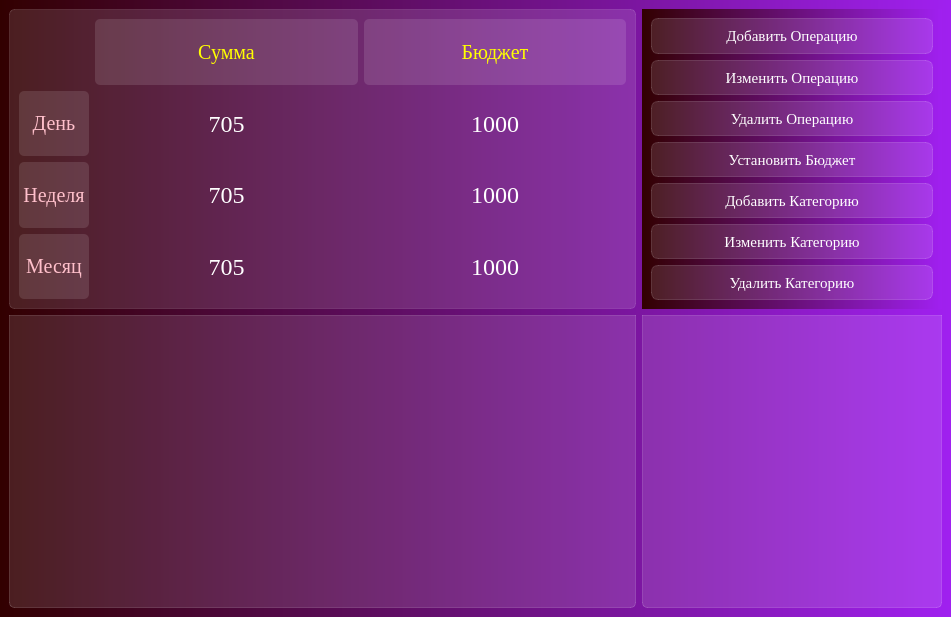
<?xml version="1.0" encoding="UTF-8"?>
<ui version="4.0">
 <class>MainWindow</class>
 <widget class="QMainWindow" name="MainWindow">
  <property name="geometry">
   <rect>
    <x>0</x>
    <y>0</y>
    <width>951</width>
    <height>617</height>
   </rect>
  </property>
  <property name="windowTitle">
   <string>Bookkeeper</string>
  </property>
  <property name="styleSheet">
   <string notr="true">background-color: gray</string>
  </property>
  <widget class="QWidget" name="centralwidget">
   <property name="enabled">
    <bool>true</bool>
   </property>
   <property name="styleSheet">
    <string notr="true">font-family: Georgia;

background-color: qlineargradient(spread:pad, x1:0, y1:0, x2:1, y2:0, stop:0 rgba(50, 0, 0, 255), stop:1 rgba(160, 32, 240, 255));</string>
   </property>
   <layout class="QVBoxLayout" name="verticalLayout_4">
    <item>
     <layout class="QVBoxLayout" name="verticalLayout_2">
      <item>
       <layout class="QHBoxLayout" name="horizontalLayout_6">
        <item>
         <widget class="QFrame" name="frame">
          <property name="maximumSize">
           <size>
            <width>1000</width>
            <height>1000</height>
           </size>
          </property>
          <property name="styleSheet">
           <string notr="true">background-color: rgba(255,255,255,30);
border: 1px solid rgba(255,255,255,30);
border-radius: 5px;</string>
          </property>
          <layout class="QVBoxLayout" name="verticalLayout">
           <item>
            <layout class="QHBoxLayout" name="horizontalLayout_4">
             <item>
              <widget class="QLabel" name="label_12">
               <property name="maximumSize">
                <size>
                 <width>70</width>
                 <height>16777215</height>
                </size>
               </property>
               <property name="styleSheet">
                <string notr="true">background-color: none;
border: none;</string>
               </property>
               <property name="text">
                <string/>
               </property>
              </widget>
             </item>
             <item>
              <widget class="QLabel" name="label">
               <property name="maximumSize">
                <size>
                 <width>300</width>
                 <height>16777215</height>
                </size>
               </property>
               <property name="styleSheet">
                <string notr="true">color: yellow;
font-weigth bold;
font-size: 15pt;
backgroung-color: none;
border: none;</string>
               </property>
               <property name="text">
                <string>Сумма</string>
               </property>
               <property name="alignment">
                <set>Qt::AlignCenter</set>
               </property>
              </widget>
             </item>
             <item>
              <widget class="QLabel" name="label_2">
               <property name="maximumSize">
                <size>
                 <width>300</width>
                 <height>16777215</height>
                </size>
               </property>
               <property name="styleSheet">
                <string notr="true">color: yellow;
font-weigth bold;
font-size: 15pt;
backgroung-color: nonergb(170, 170, 255);
border: none;</string>
               </property>
               <property name="text">
                <string>Бюджет</string>
               </property>
               <property name="alignment">
                <set>Qt::AlignCenter</set>
               </property>
              </widget>
             </item>
            </layout>
           </item>
           <item>
            <layout class="QHBoxLayout" name="horizontalLayout">
             <item>
              <widget class="QLabel" name="label_3">
               <property name="maximumSize">
                <size>
                 <width>70</width>
                 <height>16777215</height>
                </size>
               </property>
               <property name="styleSheet">
                <string notr="true">color: pink;
font-weigth bold;
font-size: 15pt;
backgroung-color: none;
border: none;</string>
               </property>
               <property name="text">
                <string>День</string>
               </property>
               <property name="alignment">
                <set>Qt::AlignCenter</set>
               </property>
              </widget>
             </item>
             <item>
              <widget class="QLabel" name="label_6">
               <property name="styleSheet">
                <string notr="true">background-color: none;
border: none;
font-size: 18pt;
color: white;</string>
               </property>
               <property name="text">
                <string>705</string>
               </property>
               <property name="alignment">
                <set>Qt::AlignCenter</set>
               </property>
              </widget>
             </item>
             <item>
              <widget class="QLabel" name="label_7">
               <property name="styleSheet">
                <string notr="true">background-color: none;
border: none;
font-size: 18pt;
color: white;</string>
               </property>
               <property name="text">
                <string>1000</string>
               </property>
               <property name="alignment">
                <set>Qt::AlignCenter</set>
               </property>
              </widget>
             </item>
            </layout>
           </item>
           <item>
            <layout class="QHBoxLayout" name="horizontalLayout_2">
             <item>
              <widget class="QLabel" name="label_4">
               <property name="maximumSize">
                <size>
                 <width>70</width>
                 <height>16777215</height>
                </size>
               </property>
               <property name="styleSheet">
                <string notr="true">color: pink;
font-weigth bold;
font-size: 15pt;
backgroung-color: none;
border: none;</string>
               </property>
               <property name="text">
                <string>Неделя</string>
               </property>
               <property name="alignment">
                <set>Qt::AlignCenter</set>
               </property>
              </widget>
             </item>
             <item>
              <widget class="QLabel" name="label_8">
               <property name="styleSheet">
                <string notr="true">background-color: none;
border: none;
font-size: 18pt;
color: white;</string>
               </property>
               <property name="text">
                <string>705</string>
               </property>
               <property name="alignment">
                <set>Qt::AlignCenter</set>
               </property>
              </widget>
             </item>
             <item>
              <widget class="QLabel" name="label_9">
               <property name="styleSheet">
                <string notr="true">background-color: none;
border: none;
font-size: 18pt;
color: white;</string>
               </property>
               <property name="text">
                <string>1000</string>
               </property>
               <property name="alignment">
                <set>Qt::AlignCenter</set>
               </property>
              </widget>
             </item>
            </layout>
           </item>
           <item>
            <layout class="QHBoxLayout" name="horizontalLayout_3">
             <item>
              <widget class="QLabel" name="label_5">
               <property name="maximumSize">
                <size>
                 <width>70</width>
                 <height>16777215</height>
                </size>
               </property>
               <property name="styleSheet">
                <string notr="true">color: pink;
font-weigth bold;
font-size: 15pt;
backgroung-color: none;
border: none;</string>
               </property>
               <property name="text">
                <string>Месяц</string>
               </property>
               <property name="alignment">
                <set>Qt::AlignCenter</set>
               </property>
              </widget>
             </item>
             <item>
              <widget class="QLabel" name="label_10">
               <property name="styleSheet">
                <string notr="true">background-color: none;
border: none;
font-size: 18pt;
color: white;</string>
               </property>
               <property name="text">
                <string>705</string>
               </property>
               <property name="alignment">
                <set>Qt::AlignCenter</set>
               </property>
              </widget>
             </item>
             <item>
              <widget class="QLabel" name="label_11">
               <property name="styleSheet">
                <string notr="true">background-color: none;
border: none;
font-size: 18pt;
color: white;</string>
               </property>
               <property name="text">
                <string>1000</string>
               </property>
               <property name="alignment">
                <set>Qt::AlignCenter</set>
               </property>
              </widget>
             </item>
            </layout>
           </item>
          </layout>
         </widget>
        </item>
        <item>
         <widget class="QFrame" name="frame">
          <property name="maximumSize">
           <size>
            <width>300</width>
            <height>300</height>
           </size>
          </property>
          <layout class="QHBoxLayout" name="horizontalLayout_5">
           <item>
            <layout class="QVBoxLayout" name="verticalLayout_3">
             <item>
              <widget class="QPushButton" name="pushButton_4">
               <property name="font">
                <font>
                 <family>Georgia</family>
                 <pointsize>11</pointsize>
                </font>
               </property>
               <property name="styleSheet">
                <string notr="true">QPushButton {
color: white;
background-color: rgba(255,255,255,30);
border: 1px solid rgba(255,255,255,40);
border-radius: 7px;
width: 150px;
height: 40px;
}
QPushButton:hover {
color: white;
background-color: rgba(255,255,255,40);
}
QPushButton:pressed {
color: white;
background-color: rgba(255,255,255,70);
}</string>
               </property>
               <property name="text">
                <string>Добавить Операцию</string>
               </property>
              </widget>
             </item>
             <item>
              <widget class="QPushButton" name="pushButton_5">
               <property name="font">
                <font>
                 <family>Georgia</family>
                 <pointsize>11</pointsize>
                </font>
               </property>
               <property name="styleSheet">
                <string notr="true">QPushButton {
color: white;
background-color: rgba(255,255,255,30);
border: 1px solid rgba(255,255,255,40);
border-radius: 7px;
width: 150px;
height: 40px;
}
QPushButton:hover {
color: white;
background-color: rgba(255,255,255,40);
}
QPushButton:pressed {
color: white;
background-color: rgba(255,255,255,70);
}</string>
               </property>
               <property name="text">
                <string>Изменить Операцию</string>
               </property>
              </widget>
             </item>
             <item>
              <widget class="QPushButton" name="pushButton_6">
               <property name="font">
                <font>
                 <family>Georgia</family>
                 <pointsize>11</pointsize>
                </font>
               </property>
               <property name="styleSheet">
                <string notr="true">QPushButton {
color: white;
background-color: rgba(255,255,255,30);
border: 1px solid rgba(255,255,255,40);
border-radius: 7px;
width: 150px;
height: 40px;
}
QPushButton:hover {
color: white;
background-color: rgba(255,255,255,40);
}
QPushButton:pressed {
color: white;
background-color: rgba(255,255,255,70);
}</string>
               </property>
               <property name="text">
                <string>Удалить Операцию</string>
               </property>
              </widget>
             </item>
             <item>
              <widget class="QPushButton" name="pushButton">
               <property name="font">
                <font>
                 <family>Georgia</family>
                 <pointsize>11</pointsize>
                </font>
               </property>
               <property name="styleSheet">
                <string notr="true">QPushButton {
color: white;
background-color: rgba(255,255,255,30);
border: 1px solid rgba(255,255,255,40);
border-radius: 7px;
width: 150px;
height: 40px;
}
QPushButton:hover {
color: white;
background-color: rgba(255,255,255,40);
}
QPushButton:pressed {
color: white;
background-color: rgba(255,255,255,70);
}</string>
               </property>
               <property name="text">
                <string>Установить Бюджет</string>
               </property>
              </widget>
             </item>
             <item>
              <widget class="QPushButton" name="pushButton_2">
               <property name="font">
                <font>
                 <family>Georgia</family>
                 <pointsize>11</pointsize>
                </font>
               </property>
               <property name="styleSheet">
                <string notr="true">QPushButton {
color: white;
background-color: rgba(255,255,255,30);
border: 1px solid rgba(255,255,255,40);
border-radius: 7px;
width: 150px;
height: 40px;
}
QPushButton:hover {
color: white;
background-color: rgba(255,255,255,40);
}
QPushButton:pressed {
color: white;
background-color: rgba(255,255,255,70);
}</string>
               </property>
               <property name="text">
                <string>Добавить Категорию</string>
               </property>
              </widget>
             </item>
             <item>
              <widget class="QPushButton" name="pushButton_3">
               <property name="font">
                <font>
                 <family>Georgia</family>
                 <pointsize>11</pointsize>
                </font>
               </property>
               <property name="styleSheet">
                <string notr="true">QPushButton {
color: white;
background-color: rgba(255,255,255,30);
border: 1px solid rgba(255,255,255,40);
border-radius: 7px;
width: 150px;
height: 40px;
}
QPushButton:hover {
color: white;
background-color: rgba(255,255,255,40);
}
QPushButton:pressed {
color: white;
background-color: rgba(255,255,255,70);
}</string>
               </property>
               <property name="text">
                <string>Изменить Категорию</string>
               </property>
              </widget>
             </item>
             <item>
              <widget class="QPushButton" name="pushButton_7">
               <property name="font">
                <font>
                 <family>Georgia</family>
                 <pointsize>11</pointsize>
                </font>
               </property>
               <property name="styleSheet">
                <string notr="true">QPushButton {
color: white;
	color: rgb(255, 255, 255);
background-color: rgba(255,255,255,30);
border: 1px solid rgba(255,255,255,40);
border-radius: 7px;
width: 150px;
height: 40px;
}
QPushButton:hover {
color: white;
background-color: rgba(255,255,255,40);
}
QPushButton:pressed {
color: white;
background-color: rgba(255,255,255,70);
}</string>
               </property>
               <property name="text">
                <string>Удалить Категорию</string>
               </property>
              </widget>
             </item>
            </layout>
           </item>
          </layout>
         </widget>
        </item>
       </layout>
      </item>
      <item>
       <layout class="QHBoxLayout" name="horizontalLayout_7">
        <item>
         <widget class="QTableView" name="tableView">
          <property name="enabled">
           <bool>true</bool>
          </property>
          <property name="maximumSize">
           <size>
            <width>2000</width>
            <height>16777215</height>
           </size>
          </property>
          <property name="styleSheet">
           <string notr="true">QTableView{
background-color: rgba(255,255,255,30);
border: 1px solid rgba(255,255,255,40);
border-bottom-left-radius: 5px;
border-bottom-right-radius: 5px;
}

QTableView::section{
background-color: rgba(53,53,53);
color: white;
border: none;
heigth: 50px;
font-size: 14pt;
}

QTableView::item{
border-style: none;
border-bottom: rgba(255,255,255,50);
}

QTableView::item:selected{
border: none;
color: rgba(255,255,255);
background-color: rgba(255,255,255,50);
}

</string>
          </property>
          <property name="verticalScrollBarPolicy">
           <enum>Qt::ScrollBarAlwaysOff</enum>
          </property>
          <property name="horizontalScrollBarPolicy">
           <enum>Qt::ScrollBarAlwaysOff</enum>
          </property>
          <property name="showGrid">
           <bool>false</bool>
          </property>
          <attribute name="horizontalHeaderVisible">
           <bool>true</bool>
          </attribute>
          <attribute name="horizontalHeaderCascadingSectionResizes">
           <bool>true</bool>
          </attribute>
          <attribute name="horizontalHeaderDefaultSectionSize">
           <number>135</number>
          </attribute>
         </widget>
        </item>
        <item>
         <widget class="QTableView" name="tableView_2">
          <property name="maximumSize">
           <size>
            <width>300</width>
            <height>16777215</height>
           </size>
          </property>
          <property name="styleSheet">
           <string notr="true">QTableView{
background-color: rgba(255,255,255,30);
border: 1px solid rgba(255,255,255,40);
border-bottom-left-radius: 5px;
border-bottom-right-radius: 5px;
}

QTableView::section{
background-color: rgba(53,53,53);
color: white;
border: none;
heigth: 50px;
font-size: 14pt;
}

QTableView::item{
border-style: none;
border-bottom: rgba(255,255,255,50);
}

QTableView::item:selected{
border: none;
color: rgba(255,255,255);
background-color: rgba(255,255,255,50);
}

</string>
          </property>
          <property name="showGrid">
           <bool>false</bool>
          </property>
          <attribute name="horizontalHeaderVisible">
           <bool>true</bool>
          </attribute>
          <attribute name="horizontalHeaderCascadingSectionResizes">
           <bool>true</bool>
          </attribute>
          <attribute name="horizontalHeaderDefaultSectionSize">
           <number>135</number>
          </attribute>
         </widget>
        </item>
       </layout>
      </item>
     </layout>
    </item>
   </layout>
  </widget>
 </widget>
 <resources/>
 <connections/>
</ui>
